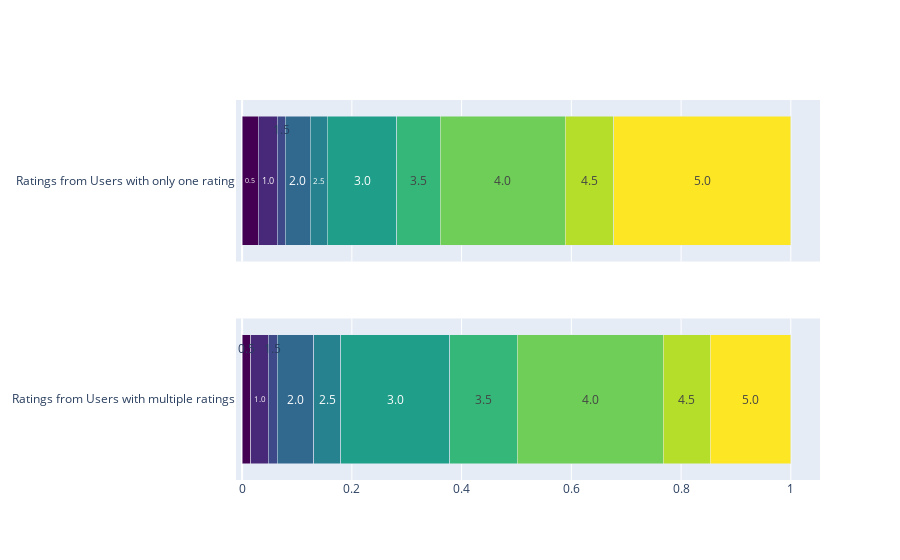

Notebook code cell kept with this figure:
### Code cell
threshold = 0.02
descripion_only_one_ratings = ['Ratings from Users with only one rating']
descriont_multiple_ratings = ['Ratings from Users with multiple ratings']
i = 0
colors = px.colors.sequential.Viridis
fig = make_subplots(rows=2, cols=1, shared_xaxes=True)
for rating in list_of_ratings:
    if binned_ratings_single_account_percentage[rating] <= threshold:
        text = 'none'
    else:
        text = 'inside'

    fig.add_trace(go.Bar(y=descripion_only_one_ratings,
        x=[binned_ratings_single_account_percentage[rating]],
        name=f'{rating} Points',
        showlegend=False,
        orientation='h',
        textangle=0,
        marker_color=colors[i],
        textposition=text,
        text=rating,
        insidetextanchor='middle'), 1, 1)
    i += 1

i = 0

for rating in list_of_ratings:
    if binned_ratings_without_single_accounts_percentage[rating] <= threshold:
        text = 'none'
    else:
        text = 'inside'

    fig.add_trace(go.Bar(y=descriont_multiple_ratings,
        x=[binned_ratings_without_single_accounts_percentage[rating]],
        name=f'{rating} Points',
        showlegend=False,
        orientation='h',
        textangle=0,
        marker_color=colors[i],
        textposition=text,
        text=rating,
        insidetextanchor='middle'), 2, 1)
    i += 1


position_to_small_ratings_single_account = calcuate_position_outside_annotations(binned_ratings_single_account_percentage, list_of_ratings, threshold)

for rating in position_to_small_ratings_single_account:
    fig.add_annotation(x=position_to_small_ratings_single_account[rating], y=0,
                        text=rating,
                        showarrow=False,
                        yshift=51,
                        xshift=0,
                        xref='x1',
                        yref='y1')   

position_to_small_ratings_without_single_account = calcuate_position_outside_annotations(binned_ratings_without_single_accounts_percentage, list_of_ratings, threshold)

for rating in position_to_small_ratings_without_single_account:
    fig.add_annotation(x=position_to_small_ratings_without_single_account[rating], y=0,
                        text=rating,
                        showarrow=False,
                        yshift=51,
                        xshift=0,
                        xref='x1',
                        yref='y2')   

fig.update_layout(barmode='stack')
fig.show()

### Figure 1 — Plotly figure (JSON) as saved in the notebook; plotly's stock layout.template omitted (floating-point values rounded to 4 significant figures)
{"data": [{"insidetextanchor": "middle", "marker": {"color": "#440154"}, "name": "0.5 Points", "orientation": "h", "showlegend": false, "text": "0.5", "textangle": 0, "textposition": "inside", "type": "bar", "x": [0.02918], "xaxis": "x", "y": ["Ratings from Users with only one rating"], "yaxis": "y"}, {"insidetextanchor": "middle", "marker": {"color": "#482878"}, "name": "1.0 Points", "orientation": "h", "showlegend": false, "text": "1.0", "textangle": 0, "textposition": "inside", "type": "bar", "x": [0.03452], "xaxis": "x", "y": ["Ratings from Users with only one rating"], "yaxis": "y"}, {"insidetextanchor": "middle", "marker": {"color": "#3e4989"}, "name": "1.5 Points", "orientation": "h", "showlegend": false, "text": "1.5", "textangle": 0, "textposition": "none", "type": "bar", "x": [0.01495], "xaxis": "x", "y": ["Ratings from Users with only one rating"], "yaxis": "y"}, {"insidetextanchor": "middle", "marker": {"color": "#31688e"}, "name": "2.0 Points", "orientation": "h", "showlegend": false, "text": "2.0", "textangle": 0, "textposition": "inside", "type": "bar", "x": [0.04537], "xaxis": "x", "y": ["Ratings from Users with only one rating"], "yaxis": "y"}, {"insidetextanchor": "middle", "marker": {"color": "#26828e"}, "name": "2.5 Points", "orientation": "h", "showlegend": false, "text": "2.5", "textangle": 0, "textposition": "inside", "type": "bar", "x": [0.03114], "xaxis": "x", "y": ["Ratings from Users with only one rating"], "yaxis": "y"}, {"insidetextanchor": "middle", "marker": {"color": "#1f9e89"}, "name": "3.0 Points", "orientation": "h", "showlegend": false, "text": "3.0", "textangle": 0, "textposition": "inside", "type": "bar", "x": [0.127], "xaxis": "x", "y": ["Ratings from Users with only one rating"], "yaxis": "y"}, {"insidetextanchor": "middle", "marker": {"color": "#35b779"}, "name": "3.5 Points", "orientation": "h", "showlegend": false, "text": "3.5", "textangle": 0, "textposition": "inside", "type": "bar", "x": [0.07865], "xaxis": "x", "y": ["Ratings from Users with only one rating"], "yaxis": "y"}, {"insidetextanchor": "middle", "marker": {"color": "#6ece58"}, "name": "4.0 Points", "orientation": "h", "showlegend": false, "text": "4.0", "textangle": 0, "textposition": "inside", "type": "bar", "x": [0.2285], "xaxis": "x", "y": ["Ratings from Users with only one rating"], "yaxis": "y"}, {"insidetextanchor": "middle", "marker": {"color": "#b5de2b"}, "name": "4.5 Points", "orientation": "h", "showlegend": false, "text": "4.5", "textangle": 0, "textposition": "inside", "type": "bar", "x": [0.08808], "xaxis": "x", "y": ["Ratings from Users with only one rating"], "yaxis": "y"}, {"insidetextanchor": "middle", "marker": {"color": "#fde725"}, "name": "5.0 Points", "orientation": "h", "showlegend": false, "text": "5.0", "textangle": 0, "textposition": "inside", "type": "bar", "x": [0.3226], "xaxis": "x", "y": ["Ratings from Users with only one rating"], "yaxis": "y"}, {"insidetextanchor": "middle", "marker": {"color": "#440154"}, "name": "0.5 Points", "orientation": "h", "showlegend": false, "text": "0.5", "textangle": 0, "textposition": "none", "type": "bar", "x": [0.01594], "xaxis": "x2", "y": ["Ratings from Users with multiple ratings"], "yaxis": "y2"}, {"insidetextanchor": "middle", "marker": {"color": "#482878"}, "name": "1.0 Points", "orientation": "h", "showlegend": false, "text": "1.0", "textangle": 0, "textposition": "inside", "type": "bar", "x": [0.03193], "xaxis": "x2", "y": ["Ratings from Users with multiple ratings"], "yaxis": "y2"}, {"insidetextanchor": "middle", "marker": {"color": "#3e4989"}, "name": "1.5 Points", "orientation": "h", "showlegend": false, "text": "1.5", "textangle": 0, "textposition": "none", "type": "bar", "x": [0.0159], "xaxis": "x2", "y": ["Ratings from Users with multiple ratings"], "yaxis": "y2"}, {"insidetextanchor": "middle", "marker": {"color": "#31688e"}, "name": "2.0 Points", "orientation": "h", "showlegend": false, "text": "2.0", "textangle": 0, "textposition": "inside", "type": "bar", "x": [0.06669], "xaxis": "x2", "y": ["Ratings from Users with multiple ratings"], "yaxis": "y2"}, {"insidetextanchor": "middle", "marker": {"color": "#26828e"}, "name": "2.5 Points", "orientation": "h", "showlegend": false, "text": "2.5", "textangle": 0, "textposition": "inside", "type": "bar", "x": [0.04949], "xaxis": "x2", "y": ["Ratings from Users with multiple ratings"], "yaxis": "y2"}, {"insidetextanchor": "middle", "marker": {"color": "#1f9e89"}, "name": "3.0 Points", "orientation": "h", "showlegend": false, "text": "3.0", "textangle": 0, "textposition": "inside", "type": "bar", "x": [0.1988], "xaxis": "x2", "y": ["Ratings from Users with multiple ratings"], "yaxis": "y2"}, {"insidetextanchor": "middle", "marker": {"color": "#35b779"}, "name": "3.5 Points", "orientation": "h", "showlegend": false, "text": "3.5", "textangle": 0, "textposition": "inside", "type": "bar", "x": [0.1227], "xaxis": "x2", "y": ["Ratings from Users with multiple ratings"], "yaxis": "y2"}, {"insidetextanchor": "middle", "marker": {"color": "#6ece58"}, "name": "4.0 Points", "orientation": "h", "showlegend": false, "text": "4.0", "textangle": 0, "textposition": "inside", "type": "bar", "x": [0.2665], "xaxis": "x2", "y": ["Ratings from Users with multiple ratings"], "yaxis": "y2"}, {"insidetextanchor": "middle", "marker": {"color": "#b5de2b"}, "name": "4.5 Points", "orientation": "h", "showlegend": false, "text": "4.5", "textangle": 0, "textposition": "inside", "type": "bar", "x": [0.08552], "xaxis": "x2", "y": ["Ratings from Users with multiple ratings"], "yaxis": "y2"}, {"insidetextanchor": "middle", "marker": {"color": "#fde725"}, "name": "5.0 Points", "orientation": "h", "showlegend": false, "text": "5.0", "textangle": 0, "textposition": "inside", "type": "bar", "x": [0.1467], "xaxis": "x2", "y": ["Ratings from Users with multiple ratings"], "yaxis": "y2"}], "layout": {"annotations": [{"showarrow": false, "text": "1.5", "x": 0.07165, "xref": "x", "xshift": 0, "y": 0, "yref": "y", "yshift": 51}, {"showarrow": false, "text": "0.5", "x": 0.007969, "xref": "x", "xshift": 0, "y": 0, "yref": "y2", "yshift": 51}, {"showarrow": false, "text": "1.5", "x": 0.05582, "xref": "x", "xshift": 0, "y": 0, "yref": "y2", "yshift": 51}], "barmode": "stack", "xaxis": {"anchor": "y", "domain": [0, 1], "matches": "x2", "showticklabels": false}, "xaxis2": {"anchor": "y2", "domain": [0, 1]}, "yaxis": {"anchor": "x", "domain": [0.575, 1]}, "yaxis2": {"anchor": "x2", "domain": [0, 0.425]}}}
